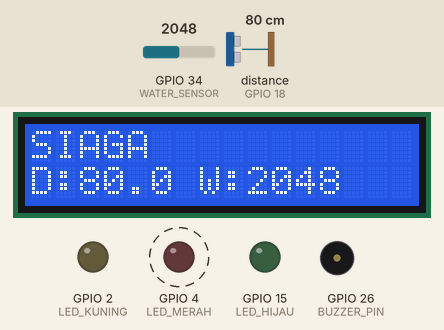
Bench run of a sketch on a simulated ESP32. Parts: 16×2 character LCD, output pins drawn as LEDs (lit = HIGH), buzzer (waves = sounding). Wiring (inferred from the names in the program): ultrasonic range finder: trigger GPIO 5; echo GPIO 18. Dashed ring = blinking. The inputs (shaded band) are chosen by the test bench; at power-on: distance to the obstacle (sensor on GPIO 18) 80 cm, GPIO 34 (WATER_SENSOR) = 2048. The echo pulse lasts 58.3 µs per cm; WiFi joins after 1.5 s; servers stay silent unless stated; random numbers use the default seed unless the sketch sets one; no MQTT or app messages arrive unless stated; pins used as bus, display or sensor lines are not drawn; what the sketch prints to the serial monitor is not drawn.

Above: at 4.7 s.
4.8 s: distance to the obstacle (sensor on GPIO 18) set to 12 cm
At 5.65 s:
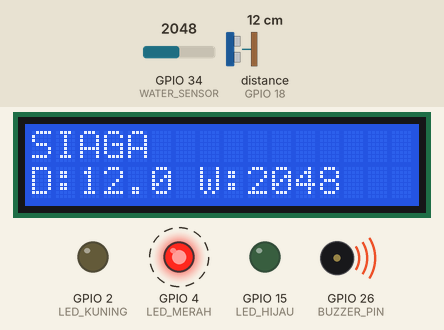
6.9 s: distance to the obstacle (sensor on GPIO 18) set to 9 cm
At 9.42 s:
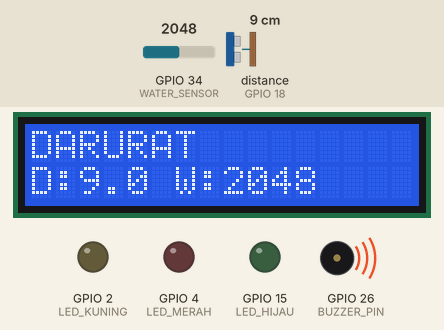
10.2 s: GPIO 34 (WATER_SENSOR) set to 2540
At 12.15 s:
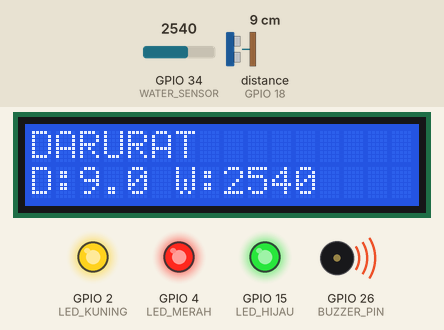
13.5 s: GPIO 34 (WATER_SENSOR) set to 2460
At 15.97 s:
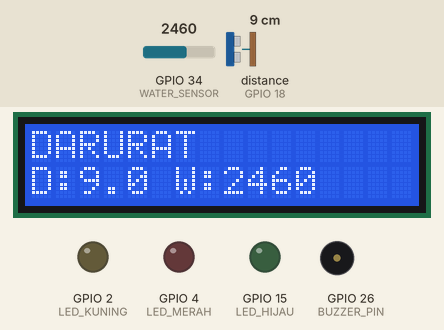
16.8 s: distance to the obstacle (sensor on GPIO 18) set to 18 cm
At 19.04 s:
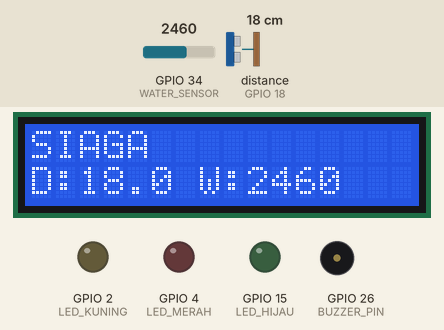
19.4 s: GPIO 34 (WATER_SENSOR) set to 2533
At 20.69 s:
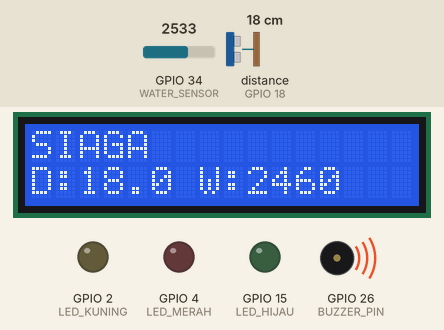
Timing chart, 0 to 23.4 s (numbered marks = the images above; inputs shaded):
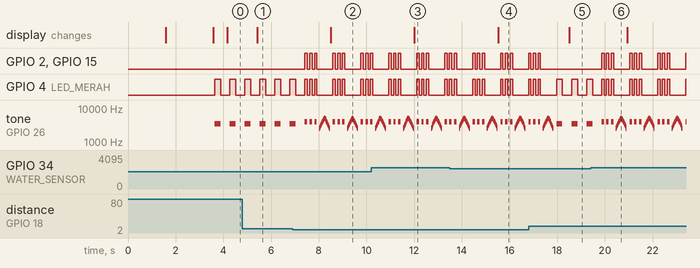

The sketch:

sketch_jun18a.ino
```cpp
#include <WiFi.h>
#include <PubSubClient.h>
#include <Wire.h>
#include <LiquidCrystal_I2C.h>

#define WATER_SENSOR 34

#define TRIG_PIN 5
#define ECHO_PIN 18

#define BUZZER_PIN 26

#define LED_HIJAU 15
#define LED_KUNING 2
#define LED_MERAH 4

LiquidCrystal_I2C lcd(0x27, 16, 2);

const char* ssid = "ahmad";
const char* password = "12345671";

const char* mqtt_server = "floodflood.cloud.shiftr.io";
const int mqtt_port = 1883;

const char* mqtt_user = "floodflood";
const char* mqtt_pass = "banjirr";

WiFiClient espClient;
PubSubClient client(espClient);
void connectWiFi() {

  WiFi.begin(ssid, password);

  Serial.print("Connecting WiFi");

  while (WiFi.status() != WL_CONNECTED) {
    delay(500);
    Serial.print(".");
  }

  Serial.println();
  Serial.println("WiFi Connected");
}

void reconnectMQTT() {

  while (!client.connected()) {

    Serial.print("Connecting MQTT...");

    String clientId = "flood1_flood";
    clientId += String(random(0xffff), HEX);

    if (client.connect(clientId.c_str(), mqtt_user, mqtt_pass)) {

      Serial.println("Connected");

    } else {

      Serial.print("Failed : ");
      Serial.println(client.state());

      delay(3000);

    }
  }
}

void sirineDarurat() {

  for (int i = 2500; i <= 5000; i += 250) {
    tone(BUZZER_PIN, i);
    delay(20);
  }

  for (int i = 5000; i >= 2500; i -= 250) {
    tone(BUZZER_PIN, i);
    delay(20);
  }

  noTone(BUZZER_PIN);
}

// =================================
// Baca Ultrasonic
// =================================
float bacaJarak() {

  digitalWrite(TRIG_PIN, LOW);
  delayMicroseconds(2);

  digitalWrite(TRIG_PIN, HIGH);
  delayMicroseconds(10);

  digitalWrite(TRIG_PIN, LOW);

  long duration = pulseIn(ECHO_PIN, HIGH, 30000);

  if (duration == 0) {
    return 999; // jika tidak ada pantulan
  }

  return duration * 0.0343 / 2;
}

void setup() {

  Serial.begin(115200);
  connectWiFi();

client.setServer(mqtt_server, mqtt_port);

  pinMode(TRIG_PIN, OUTPUT);
  pinMode(ECHO_PIN, INPUT);

  pinMode(BUZZER_PIN, OUTPUT);

  pinMode(LED_HIJAU, OUTPUT);
  pinMode(LED_KUNING, OUTPUT);
  pinMode(LED_MERAH, OUTPUT);

  lcd.init();
  lcd.backlight();

  lcd.setCursor(0, 0);
  lcd.print("Flood Monitor");
  delay(2000);
  lcd.clear();
}

void loop() {

if (WiFi.status() != WL_CONNECTED) {

  connectWiFi();

}

if (!client.connected()) {
    reconnectMQTT();
}

client.loop();

  int waterValue = analogRead(WATER_SENSOR);
  float distance = bacaJarak();

  String statusLCD = "";
  String statusMQTT = "";

  // ==============================
  // Level dari Ultrasonic
  // ==============================

  int levelUltrasonic = 0;

  if (distance <= 10)
    levelUltrasonic = 3;
  else if (distance <= 50)
    levelUltrasonic = 2;
  else if (distance <= 100)
    levelUltrasonic = 1;
  else
    levelUltrasonic = 0;

  // ==============================
  // Level dari Water Sensor
  // ==============================

  int levelWater = 0;

  if (waterValue > 2500)
    levelWater = 3;
  else if (waterValue > 1500)
    levelWater = 2;
  else if (waterValue > 500)
    levelWater = 1;
  else
    levelWater = 0;

  // Ambil level tertinggi
  int level = max(levelUltrasonic, levelWater);

  // Reset output
  digitalWrite(LED_HIJAU, LOW);
  digitalWrite(LED_KUNING, LOW);
  digitalWrite(LED_MERAH, LOW);

  noTone(BUZZER_PIN);

  // ==============================
  // DARURAT
  // ==============================

  if (level == 3) {

    statusLCD = "DARURAT";
    statusMQTT = "critical";

    for (int i = 0; i < 3; i++) {

      digitalWrite(LED_HIJAU, HIGH);
      digitalWrite(LED_KUNING, HIGH);
      digitalWrite(LED_MERAH, HIGH);

      tone(BUZZER_PIN, 4000);
      delay(100);

      digitalWrite(LED_HIJAU, LOW);
      digitalWrite(LED_KUNING, LOW);
      digitalWrite(LED_MERAH, LOW);

      noTone(BUZZER_PIN);
      delay(100);
    }

    sirineDarurat();
  }

  // ==============================
  // SIAGA
  // ==============================

  else if (level == 2) {

    statusLCD = "SIAGA";
    statusMQTT = "danger";

    digitalWrite(LED_MERAH, HIGH);

    tone(BUZZER_PIN, 3500);
    delay(250);

    digitalWrite(LED_MERAH, LOW);

    noTone(BUZZER_PIN);
    delay(250);
  }

  // ==============================
  // WASPADA
  // ==============================

  else if (level == 1) {

    statusLCD = "WASPADA";
    statusMQTT = "warning";

    digitalWrite(LED_KUNING, HIGH);

    tone(BUZZER_PIN, 2200);
    delay(400);

    digitalWrite(LED_KUNING, LOW);

    noTone(BUZZER_PIN);
    delay(400);
  }

  // ==============================
  // AMAN
  // ==============================

  else {

    statusLCD = "AMAN";
    statusMQTT = "safe";

    digitalWrite(LED_HIJAU, HIGH);
  }

  // ==============================
  // Serial Monitor
  // ==============================

  Serial.print("Water : ");
  Serial.print(waterValue);

  Serial.print(" | Distance : ");
  Serial.print(distance);

  Serial.print(" cm | Status : ");
  Serial.println(statusLCD);


String payload = "{";

payload += "\"status\":\"" + statusMQTT + "\",";
payload += "\"distance\":" + String(distance,1) + ",";
payload += "\"water\":" + String(waterValue) + ",";
payload += "\"device_id\":\"ESP32-01\",";
payload += "\"uptime\":" + String(millis()/1000) + ",";
payload += "\"wifi_rssi\":" + String(WiFi.RSSI());

payload += "}";

client.publish("floodmonitor/sensor", payload.c_str());

Serial.println(payload);
  // ==============================
  // LCD
  // ==============================

  lcd.clear();

  lcd.setCursor(0, 0);
  lcd.print(statusLCD);

  lcd.setCursor(0, 1);
  lcd.print("D:");
  lcd.print(distance, 1);

  lcd.print(" W:");
  lcd.print(waterValue);

unsigned long lastHeartbeat = 0;

if (millis() - lastHeartbeat > 10000) {

  lastHeartbeat = millis();

  String hb = "{";

  hb += "\"device_id\":\"ESP32-01\",";
  hb += "\"uptime\":" + String(millis()/1000);

  hb += "}";

  client.publish("floodmonitor/heartbeat", hb.c_str());
}

  delay(100);
}
```

Measured:
- the behaviour switches between 11 and 10 cm on distance to the obstacle (sensor on GPIO 18) (found by bisection; images 1 and 2)
- the behaviour switches between 2500 and 2501 on GPIO 34 (WATER_SENSOR) (found by bisection; images 5 and 6)
- after the input at 4.8 s, the display: changes after 0.63 s (image 1)
- after the input at 6.9 s, GPIO 2 (LED_KUNING), GPIO 15 (LED_HIJAU): LOW → HIGH after 0.52 s, then repeats every 1.2 s: 2 × (LOW 0.10 s, HIGH 0.10 s), LOW 0.67 s, HIGH 0.10 s; the display: changes after 1.6 s (image 2)
- after the input at 10.2 s, the display: changes after 1.8 s (image 3)
- after the input at 13.5 s, the display: changes after 2.0 s (image 4)
- after the input at 16.8 s, the display: changes after 1.7 s (image 5)
- after the input at 19.4 s, GPIO 2 (LED_KUNING), GPIO 15 (LED_HIJAU): LOW → HIGH after 0.46 s, then repeats every 1.2 s: 2 × (LOW 0.10 s, HIGH 0.10 s), LOW 0.67 s, HIGH 0.10 s
